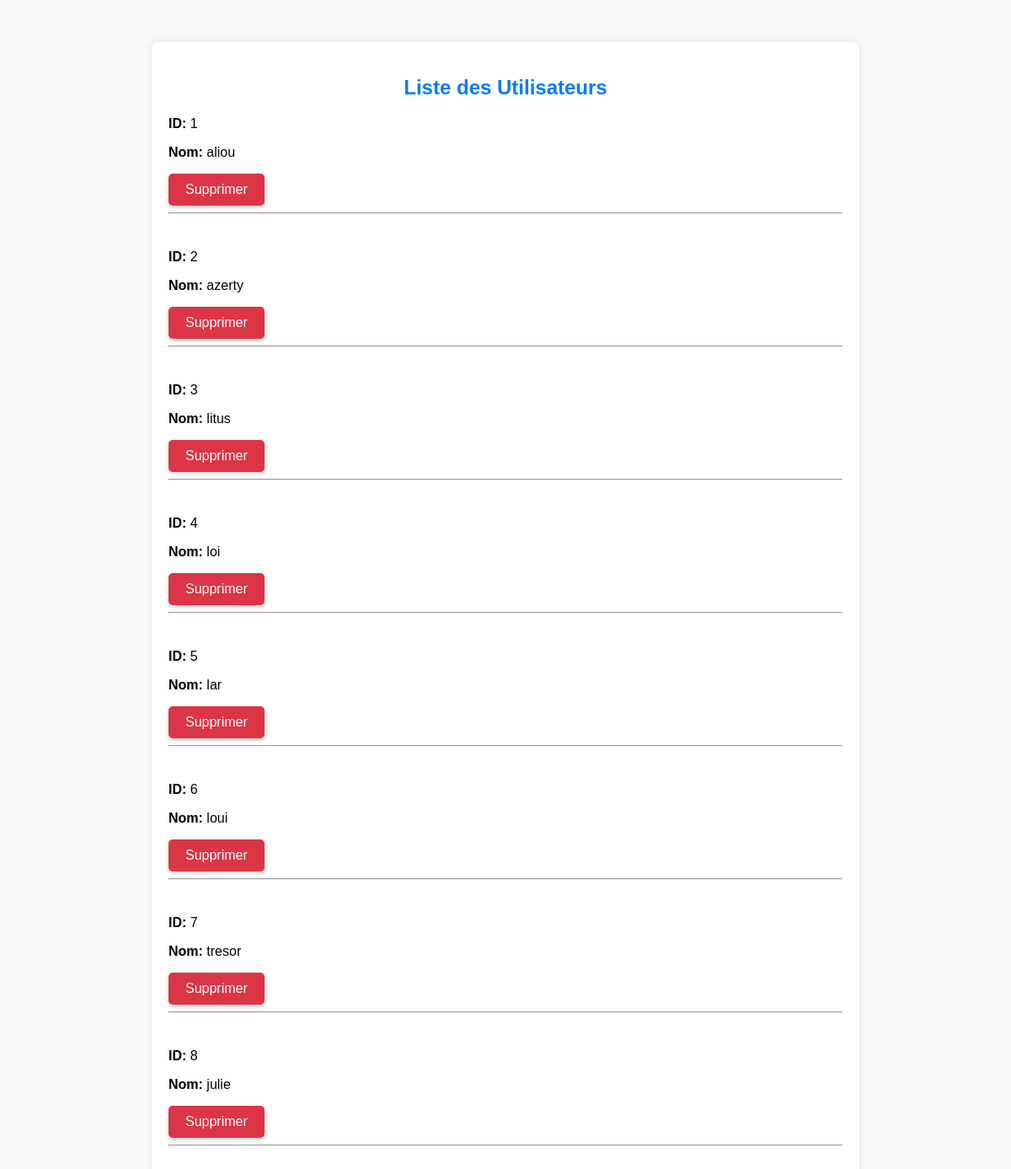
The page /gesuti on the database its author committed.
### app/models.py (models this page shows, shortened)
class User(db.Model,UserMixin):
    id = db.Column(db.Integer, primary_key=True)
    username = db.Column(db.String(20), unique=True, nullable=False)
    password = db.Column(db.String(60), nullable=False)
    email=db.Column (db.String(60), nullable=True)
    created_at = db.Column(db.DateTime, nullable=False, default=datetime.utcnow)

### app/route.py (the view)
@app.route("/gesuti")
def obtenir_liste_users():
    users = User.query.all()
    liste_users = []
    for user in users:
        user_info = {
            'id': user.id,
            'name': user.username,
        }
        liste_users.append(user_info)
    return render_template('gesuti.html',liste_users=liste_users)

### app/templates/gesuti.html (shortened to what this page needs)
<!DOCTYPE html>
<html lang="en">
<head>
    <link rel="stylesheet" href="{{ url_for('static', filename='Style/gesuti.css') }}">
</head>
<body>
<div class="container">
    <h2>Liste des Utilisateurs</h2>
       {% for liste_users in liste_users %}
       <div class="box">
                    <p><strong>ID:</strong> <span>{{ liste_users.id }}</span></p>
                    <p><strong>Nom:</strong> <span>{{ liste_users.name }}</span></p>
                        <button class="button button-delete" onclick="supprimerUser({{ liste_users.id }})">Supprimer</button>
                    <hr>
                    <br>
                </div>
            {% endfor %}
</div>
</body>
</html>

### app/static/Style/gesuti.css (style rules this page uses)
body { font-family: 'Arial', sans-serif; background-color: #f8f9fa; margin: 0; padding: 0; box-sizing: border-box; }
.container { max-width: 800px; margin: 50px auto; background-color: #fff; padding: 20px; border-radius: 8px; box-shadow: 0 0 10px rgba(0, 0, 0, 0.1); }
h2 { text-align: center; color: #007bff; }
span { display: inline; }
.button { display: inline-block; padding: 10px 20px; font-size: 16px; cursor: pointer; text-align: center; text-decoration: none; outline: none; color: #fff; background-color: #dc3545; border: none; border-radius: 5px; box-shadow: 0 2px 5px rgba(0, 0, 0, 0.2); }
.button-delete { background-color: #dc3545; }

### rows shown on the page
User: id "1", name "aliou"
User: id "2", name "azerty"
User: id "3", name "litus"
User: id "4", name "loi"
User: id "5", name "lar"
User: id "6", name "loui"
User: id "7", name "tresor"
User: id "8", name "julie"
